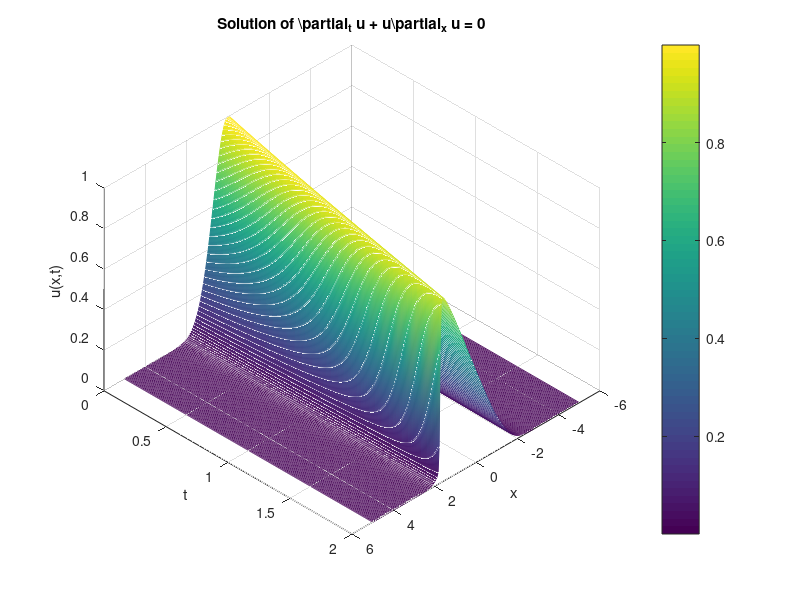

Reproduce this figure in MATLAB.
% 保存为 burgers_solver.m
clear; clc; close all;

% 参数设置
x_min = -5;
x_max = 5;
T = 2;
Nx = 200;       % 空间节点数
Nt = 500;       % 时间步数

x = linspace(x_min, x_max, Nx);
dx = x(2) - x(1);
dt = T / Nt;

% 初值
u = exp(-x.^2);

% 时间演化
U = zeros(Nt+1, Nx);
U(1,:) = u;

for n = 1:Nt
    un = U(n,:);
    % 一阶迎风格式
    dudx = [ (un(1) - un(1))/dx, (un(2:end) - un(1:end-1))/dx ];
    U(n+1,:) = un - dt * un .* dudx;
end

% 可视化
figure;
mesh(x, linspace(0,T,Nt+1), U);
xlabel('x');
ylabel('t');
zlabel('u(x,t)');
title('Solution of \\partial_t u + u\\partial_x u = 0');
shading interp;
view(135, 45);
colorbar;